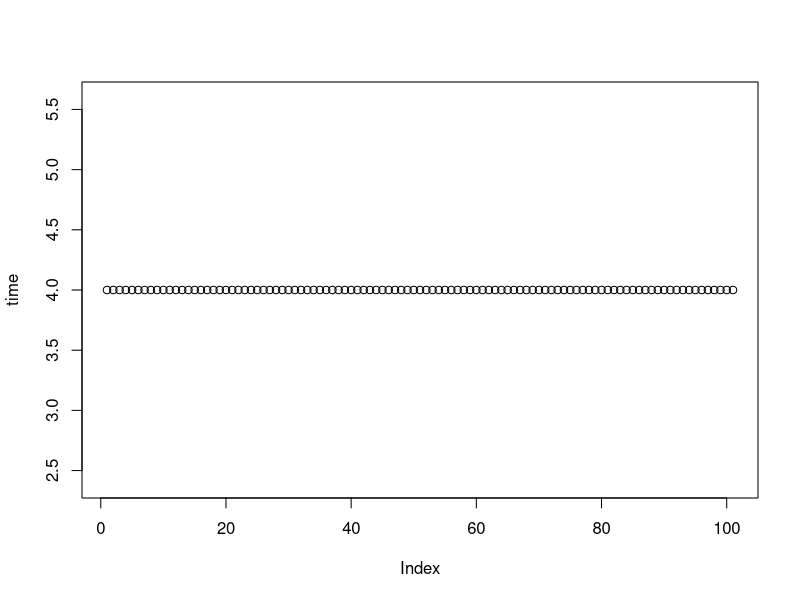
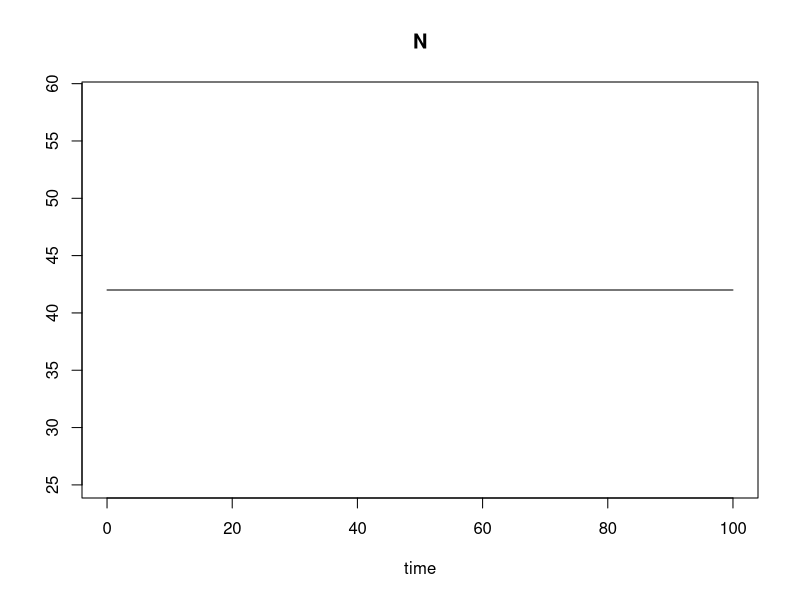
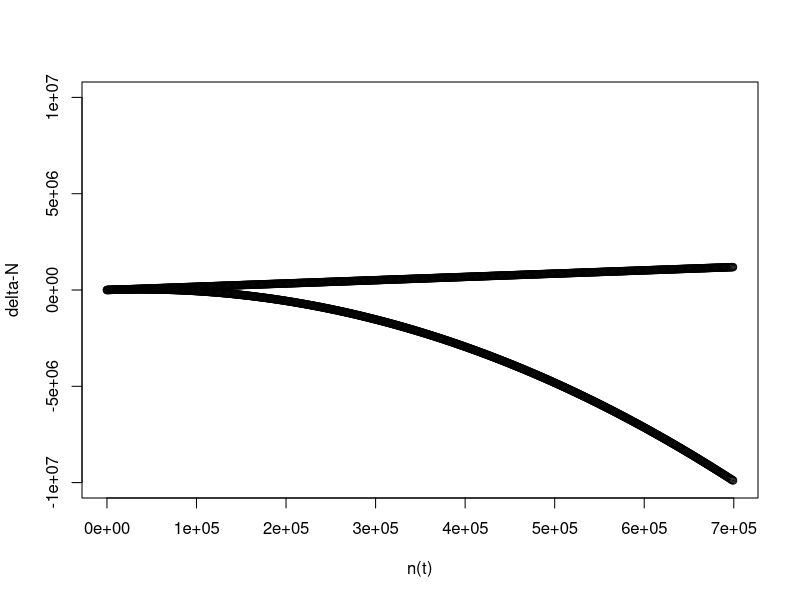

Write R code to recreate these figures, in order.
## ---- chunk 1
knitr::opts_chunk$set(echo = TRUE)
library(ggplot2)
library(deSolve)
## ---- chunk 2
5+5
a <- 5
a
a+5
## ---- chunk 3
a <- c(5,13,2)
a
a[3]
a[3] <- 16
a
## ---- chunk 4
sqrt(16)
?sqrt
# Square root of 97?
a[4] <- NA
a
mean(a)
mean(a,na.rm=T)
## ---- chunk 5
my_fun <- function(x,y){
  z <- x+y
  return(z)
}
my_fun(17,3)
## ---- chunk 6
for(i in 1:5){
  z <- i + 6
  print(z)
}

for(i in 1:5){
  a[i] <- i
}
a

b <- c("I","love","R")
for(i in 1:length(b)){
  print(b[i])
}

## ---- chunk 7
## Exercise 7. Simulation model of discrete-time exponential growth
R <- 1
N0 <- 4
disc_exp <- function(R,N0){
  Nt1 <- R*N0
  return(Nt1)
}
N <- N0

for(i in 1:100){
  Nt1 <- disc_exp(R,N0)
  N <- c(N,Nt1)
  N0 <- Nt1
}
plot(N,ylab="time")
## ---- chunk 8
## Exercise 8. Continuous time model of exponential growth
library(deSolve)
cont_exp <- function(t, state, parameters) {
  with(as.list(c(state, parameters)), {
    dN <-  r * N
    return(list(dN))
  })
}

parameters <- c(r = 0)
state      <- c(N = 42)
times      <- seq(0, 100, by = 0.01)

out <- deSolve::ode(y = state, times = times, func = cont_exp, parms = parameters)

plot(out)
## ---- chunk 9
## Exercise 9. Linear and non-linear models
models <- function(rd,nt,K){
  dN.1 <- rd * nt
  dN.2 <- rd * nt * (1 - nt/K)
  return(list(dN.1,dN.2))
}

rd <- 1.7
nt <- seq(100,700000,by=1000)
K <- 75000

res <- models(rd,nt,K)
plot(nt,res[[1]],ylim=c(-10000000,10000000),xlab="n(t)",ylab="delta-N")
points(nt,res[[2]])
